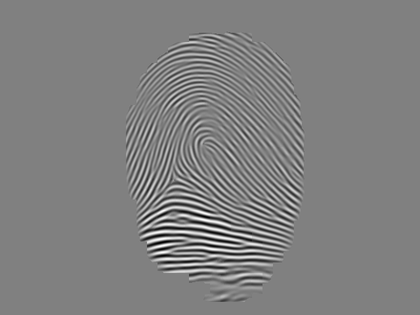
%> input picture 综合作业2/r2_5.bmp, 420 x 315 px, shrunk from 640 x 480 before the run
$ octave fingerprint_process.m   (GNU Octave 9; MATLAB toolbox functions it lacks are replaced by stand-ins)
%> lines starting %> are read from the running program, lines starting %| are printed output that depends on the picture; in (x1, y1, x2, y2) boxes, pixels count from 0 and x2, y2 are one past the last pixel; in counts of white or black regions, pixels touching at a corner belong together; the program's own positions count from 1
### 综合作业2/detail_point_detect.m
function detail_point = detail_point_detect(input_image,mask)
%细节点检测
    [M,N] = size(input_image);
    input_image = double(input_image);
    detail_point = zeros(M,N);
    for i=2:M-1
        for j = 2:N-1
           %计算cn(p)
           sum_neighborhood = abs(input_image(i-1,j)-input_image(i-1,j-1)) + abs(input_image(i-1,j+1)-input_image(i-1,j))...
               + abs(input_image(i,j+1)-input_image(i-1,j+1)) + abs(input_image(i+1,j+1)-input_image(i,j+1))...
               + abs(input_image(i+1,j)-input_image(i+1,j+1)) + abs(input_image(i+1,j-1)-input_image(i+1,j))...
               + abs(input_image(i,j-1)-input_image(i+1,j-1)) + abs(input_image(i-1,j-1)-input_image(i,j-1));
           sum_neighborhood = sum_neighborhood/2;
           if sum_neighborhood == 1 %端点
               if mask(i,j) == 1 && input_image(i,j) == 1
                    detail_point(i,j) = 1;
               end
           elseif sum_neighborhood == 3 %分叉点
               if mask(i,j) == 1 && input_image(i,j) == 1
                    detail_point(i,j) = -1;
               end
           else
               detail_point(i,j) = 0;
           end
        end
    end
end

### 综合作业2/remove_false_point.m
function [I_remove, detail_point] = remove_false_point(I, origin_point)
%去除桥接、断裂等假分叉点
idx = find(origin_point);
detail_point = origin_point;
%sobel算子
sy = [1 2 1;0 0 0 ;-1 -2 -1];
sx = [-1 0 1;-2 0 2;-1 0 1];
[length,~] = size(idx);
I_remove = double(I);
for k=1:length
    %取出每个点的11x11邻域
    [i,j] = ind2sub(size(I),idx(k));
    neighborhood = I_remove(i-5:i+5,j-5:j+5);
    neighborhood2 = detail_point(i-5:i+5,j-5:j+5);
    idx2 = find(neighborhood2);
    [num,~] = size(idx2);
    for l = 1:num
        if neighborhood2(idx2(l)) == neighborhood2(6,6)  && idx2(l)~=61
            [m,n] = ind2sub([11,11],idx2(l));
            gx = imfilter(neighborhood, sx);
            gy = imfilter(neighborhood, sy);
            %计算方向
            orientation = atan2(gy,gx) - pi/2;
            indx = find(orientation>pi/2);
            indx2 = find(orientation<-pi/2);
            orientation(indx) = orientation(indx) - pi;
            orientation(indx2) = orientation(indx2) + pi;
            %为端点
            if neighborhood2(6,6) == 1
                detail_point(i,j) = 0;
                detail_point(i-(6-m),j-(6-n)) = 0;
                x1 = min(j,j-(6-n));
                x2 = max(j,j-(6-n));
                y1 = min(i,i-(6-m));
                y2 = max(i,i-(6-m));
                se = strel('line',6,-orientation(6,6)*180/pi);
                I_remove(y1:y2,x1:x2) = imdilate(I_remove(y1:y2,x1:x2),se);
            %为分叉点
            elseif neighborhood2(6,6) == -1
                detail_point(i,j) = 0;
                x1 = min(j,j-(6-n));
                x2 = max(j,j-(6-n));
                y1 = min(i,i-(6-m));
                y2 = max(i,i-(6-m));
                %去除两个交叉点之间的像素
                I_remove(y1:y2,x1:x2) = 0;
                I_remove(i,j) = 1;
                I_remove(i-(6-m),j-(6-n)) = 1;
                if(x2 - x1 >0 && y2-y1 > 0)
                    detail_point(i-(6-m),j-(6-n)) = 0;
                end

            end
        end
    end
end
%I_remove = I;
end

### 综合作业2/fingerprint_trim.m
function I_trim = fingerprint_trim(I_thin,length)
%修剪算法
    I_temp = I_thin;
    %结构元素
    B = {[0 -1 -1;1 1 -1;0 -1 -1],[-1 -1 -1;-1 1 -1;0 1 0],[-1 -1 0;-1 1 1;-1 -1 0],[0 1 0;-1 1 -1;-1 -1 -1],...
         [1 -1 -1;-1 1 -1;-1 -1 -1],[-1 -1 -1;-1 1 -1;1 -1 -1],[-1 -1 -1;-1 1 -1;-1 -1 1],[-1 -1 1;-1 1 -1;-1 -1 -1]};
     %做L次细化
    for j = 1:length
        for i = 1:8
            I_temp = I_temp- bwhitmiss(I_temp, B{i});
        end
    end
    %求出端点集合
    I_temp2 = bwhitmiss(I_temp, B{1});
    for i = 1:length
        I_temp2 = I_temp2 | bwhitmiss(I_temp, B{i});
    end
    %作膨胀
    H = strel([1 1 1;1 1 1;1 1 1]);
    I_temp3 = imdilate(I_temp2,H) & I_thin;
    for j = 1:length-1
        I_temp3 = imdilate(I_temp3,H) & I_thin;
    end
    I_trim = I_temp3 | I_temp;
end

### 综合作业2/fingerprint_process.m
close all;
I_origin = imread('./r2_5.bmp');
%> I_origin is the input picture: size 315x420 uint8; min 1, max 255, mean 128.1
I_origin = im2double(I_origin);
%> I_origin: size 315x420 double
imshow(I_origin),title('原图');
%图像二值化处理
I_bin=imbinarize(I_origin,0.5);
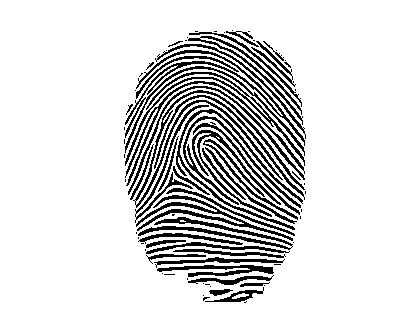
%> I_bin: size 315x420 logical; 85.2% white; black in thin lines or dots, all inside (x1, y1, x2, y2) = (124, 30, 306, 303)
figure;
imshow(I_bin),title('二值化结果');
%分离前背景
fun1 = @(x) mean2(x);
mean_local = nlfilter(I_bin,[5 5],fun1);
%根据局部均值判断背景
mask = (mean_local<1);
%> mask: size 315x420 logical; 33.4% white; 2 white regions, box (x1, y1, x2, y2) and area: (122, 28, 308, 305) 41256, (0, 0, 420, 315) 2924
se = strel('square',10);
%闭运算填补空洞,腐蚀稍微减小边界
mask = imclose(mask,se);
%> mask: size 315x420 logical; 33.8% white; 1 white region, box (x1, y1, x2, y2) and area: (0, 0, 420, 315) 44777
mask = imerode(mask,se);
%> mask: size 315x420 logical; 28.7% white; 1 white region, box (x1, y1, x2, y2) and area: (126, 33, 302, 315) 37944
mask = imerode(mask,se);
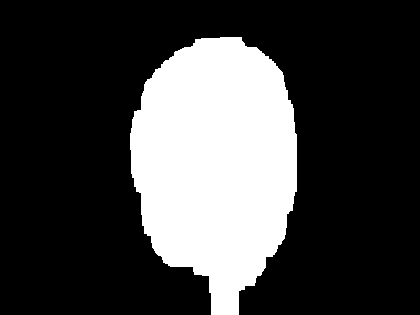
%> mask: size 315x420 logical; 25.7% white; 1 white region, box (x1, y1, x2, y2) and area: (130, 37, 297, 315) 34043
figure;
imshow(mask),title('前背景图');
%反相
I_bin = ~I_bin;
%形态学处理
CC1 = bwconncomp(I_bin,4);
%> CC1 = 157 connected components
numPixels = cellfun(@numel,CC1.PixelIdxList);
%> numPixels = 157 values, max 1110 at index 4, min 1 at index 13, mean 124.3
[~,num] = size(numPixels);
%> num = 157
%去孤岛
marker1 = false(size(I_bin));
%通过连通域像素个数判断是否为孤岛
for i = 1:num
    if numPixels(i)<50
        marker1(CC1.PixelIdxList{i}) =1;
    end
end
%提取出孤岛
I_remove = imreconstruct(marker1,I_bin,4);
I_bin = I_bin - I_remove;
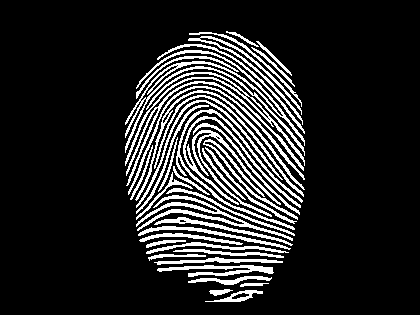
%> I_bin: size 315x420 double; values 0 (black) and 1 (white), 14.5% white in thin lines or dots, all inside (x1, y1, x2, y2) = (125, 31, 305, 302)
figure;
imshow(~I_bin),title('去孤岛');
%去空洞
marker2 = false(size(I_bin));
%取I_bin反相图片的连通域
CC2 = bwconncomp(~I_bin,4);
%> CC2 = 10 connected components
numPixels2 = cellfun(@numel,CC2.PixelIdxList);
%> numPixels2 = [113030 19 1 10 1 4 52 57 1 1]
[~,num2] = size(numPixels2);
%> num2 = 10
for i = 1:num2
    if numPixels2(i)<70
        marker2(CC2.PixelIdxList{i}) =1;
    end
end
%> this loop made 10 passes
%> marker2: size 315x420 logical; 0.11% white in thin lines or dots, all inside (x1, y1, x2, y2) = (163, 65, 270, 299)
%提取出空洞
I_fill = imreconstruct(marker2, ~I_bin,4);
I_bin = I_bin + I_fill;
figure;
imshow(~I_bin),title('填空洞');
%细化
I_thin = bwmorph(I_bin,'thin',inf);
%> I_thin: size 315x420 logical; 4.7% white in thin lines or dots, all inside (x1, y1, x2, y2) = (125, 32, 305, 302)

%特征点提取
%第一次检测特征点去除桥接和断裂
detail_point = detail_point_detect(I_thin,mask);
%> after the loop in detail_point_detect, `for i=2:M-1`:
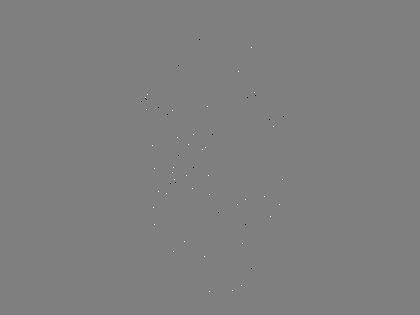
%> detail_point: size 315x420 double; min -1, max 1, mean 0.000159; drawn with min black and max white
[I_thin_new, ~] = remove_false_point(I_thin, detail_point);
%> in remove_false_point, `idx = find(origin_point);`: idx = 59 values from 44517 to 89262
%> in remove_false_point, `[length,~] = size(idx);`: length = 59
%> the loop in remove_false_point, `for k=1:length` made 59 passes
%> (i, j, idx2, num) on passes 1, 2, 5, 7, 8, 9, 10, 11, 12, 13, 14, 15: (102, 142, [61; 101; 102; 114], 4), (98, 146, [61; 80], 2), (110, 147, 61, 1), (146, 153, 61, 1), (208, 154, 61, 1), (169, 155, 61, 1), (225, 155, 61, 1), (108, 159, 61, 1), (192, 159, 61, 1), (194, 167, 61, 1), (115, 168, [61; 112], 2), (184, 171, [61; 101; 115], 3)
%> (i, j, num) on passes 3, 4, 6, 18, 34: (99, 146, 0), (100, 147, 0), (95, 148, 0), (168, 174, 0), (148, 206, 0)
%> after the loop in remove_false_point, `for k=1:length`: detail_point: size 315x420 double; 0.01% of pixels changed, all inside (x1, y1, x2, y2) = (141, 94, 206, 184)
%> after the loop in remove_false_point, `for k=1:length`: indx2 = 31 values from 1 to 115; m = 4; n = 9; se = {Neighborhood [true true true true true true true], Dimensionality 2}; x1 = 203; x2 = 206; y1 = 148; y2 = 150
%修剪
I_trim = fingerprint_trim(I_thin_new,5);
%> after the loop in fingerprint_trim, `for j = 1:length`:
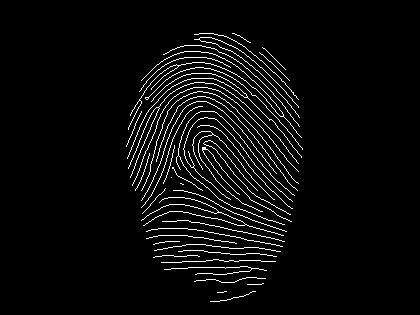
%> I_temp: size 315x420 double; values 0 (black) and 1 (white), 4.2% white in thin lines or dots, all inside (x1, y1, x2, y2) = (126, 33, 303, 302)
%> in fingerprint_trim, `I_temp2 = bwhitmiss(I_temp, B{1});`: I_temp2: size 315x420 logical; 0.02% white in thin lines or dots, all inside (x1, y1, x2, y2) = (179, 42, 293, 292)
%> after the loop in fingerprint_trim, `for j = 1:length-1`:
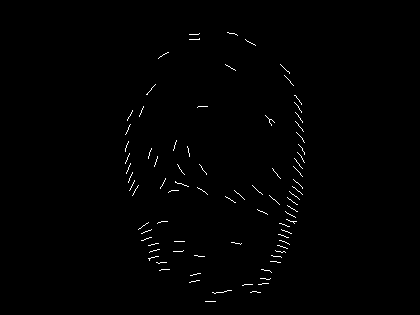
%> I_temp3: size 315x420 logical; 0.7% white in thin lines or dots, all inside (x1, y1, x2, y2) = (125, 32, 305, 302)
figure;
ax(1) = subplot(1,3,1);
imshow(~I_thin),title('细化');
ax(2) = subplot(1,3,2);
imshow(~I_thin_new),title('去桥接');
ax(3) = subplot(1,3,3);
imshow(~I_trim),title('修剪');
linkaxes(ax,'xy');
detail_point = detail_point_detect(I_trim,mask);
[I_remove, detail_point_new] = remove_false_point(I_trim, detail_point);
%> the loop in remove_false_point (call 2), `for k=1:length` made 63 passes
%> (i, j, idx2, num) on passes 1 to 12: (191, 142, 61, 1), (201, 142, 61, 1), (208, 142, 61, 1), (214, 143, 61, 1), (107, 144, 61, 1), (95, 147, [61; 86], 2), (98, 149, [36; 61; 98], 3), (102, 152, [24; 61], 2), (149, 152, 61, 1), (167, 155, 61, 1), (224, 158, 61, 1), (108, 159, 61, 1)
%> (i, j, num) on passes 18, 19, 33, 34, 35, 36: (169, 173, 0), (168, 174, 0), (149, 203, 0), (148, 204, 0), (150, 204, 0), (148, 205, 0)
%> after the loop in remove_false_point (call 2), `for k=1:length`: detail_point: size 315x420 double; min -1, max 1, mean 0.000181
I_result = ~I_remove;
idx = find(detail_point_new ==1)';
%> idx = 37 values from 44606 to 88379
idx2 = find(detail_point_new ==-1)';
%> idx2 = [46718 49878 56136 56226 60963 62725 66915 68883 77400 77903 79334 84855 89262]
[M,N] = size(I_remove);
%> M = 315; N = 420
figure;
imshow(I_result),title('找特征点');
for i = idx
    [m,n] = ind2sub([M,N],i);
    rectangle('Position',[n-2,m-2,5,5],'LineWidth',1,'EdgeColor','r');
end
%> this loop made 37 passes
%> (i, m, n) on passes 1 to 12: (44606, 191, 142), (44616, 201, 142), (44623, 208, 142), (44944, 214, 143), (45152, 107, 144), (46085, 95, 147), (47667, 102, 152), (47714, 149, 152), (48677, 167, 155), (49679, 224, 158), (50288, 203, 160), (53113, 193, 169)
for j = idx2
    [m,n] = ind2sub([M,N],j);
    rectangle('Position',[n-2,m-2,5,5],'LineWidth',1,'EdgeColor','g');
end
%> this loop made 13 passes
%> (j, m, n) on passes 1 to 12: (46718, 98, 149), (49878, 108, 159), (56136, 66, 179), (56226, 156, 179), (60963, 168, 194), (62725, 40, 200), (66915, 135, 213), (68883, 213, 219), (77400, 225, 246), (77903, 98, 248), (79334, 269, 252), (84855, 120, 270)
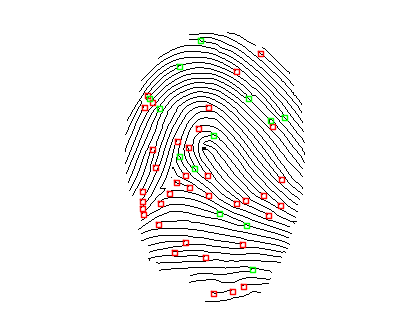
%> figure redrawn from the program's plot data; its title reads '找特征点'
